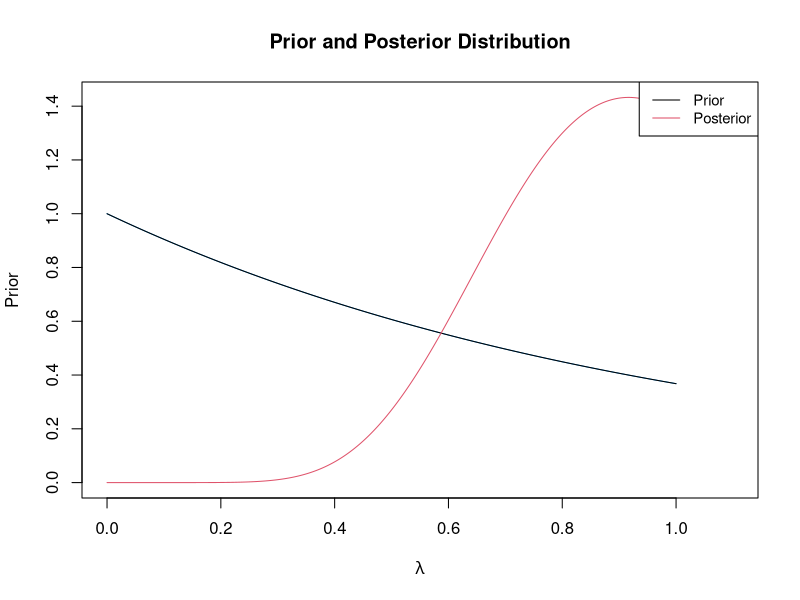
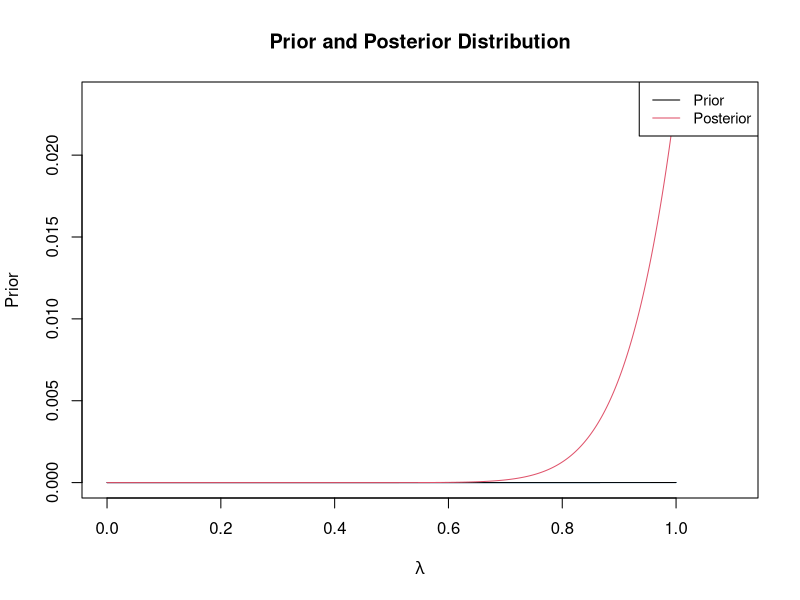

Write R code to recreate these figures, in order.
## ---- chunk 1
knitr::opts_chunk$set(echo = TRUE)
## ---- chunk 2
beta_binom <- function(Y, N, theta0, type, a = 1, b = 1, 
                       title = "Prior and Posterior Distribution")
{
  # beta_binom() - returns a list of posterior mean and variance values where 
  # the prior distribution follows Beta and the posterior is Binomial
  
  # Arguments:
  # Y = number of success for Binomial
  # N = number of trials for Binomial
  # a, b are size and rate parameters for prior Beta distribution 
  # theta0 = hypothesized value for unknown parameter
  # type = type of hypothesis test to be conducted (one-sided or two-sided)
  A <- Y + a
  B <- N - Y + b
  
  if (type == "left" | type == "right") { # one sided 
    # compute priors
    prior.h0 <- pbeta(theta0, a, b)
    prior.h1 <- 1 - prior.h0
    prior.odds <- prior.h1 / prior.h0
    
    # compute posterior probability for null, alternative, and odds
    posterior.h0 <- pbeta(theta0, A, B)
    posterior.h1 <- 1 - posterior.h0
    posterior.odds <- posterior.h1 / posterior.h0
    
    # Compute Bayes Factor for one-sided test
    bayes.factor <- posterior.odds / prior.odds
  } else if (type == "two sided") { # two sided
    # choose machine epsilon as epsilon 
    #epsilon = .Machine$double.eps
    epsilon = 0.000000003
    
    # compute priors
    prior.h0<-pbeta((theta0+epsilon),a,b)-pbeta((theta0-epsilon),a,b)
    prior.h1 <- 1 - prior.h0
    prior.odds <- prior.h1 / prior.h0
    
    # compute posteriors
    posterior.h0<-pbeta((theta0+epsilon),A, B) - pbeta((theta0-epsilon),A,B)
    posterior.h1 <- 1 - posterior.h0
    posterior.odds <- posterior.h1 / posterior.h0
    
    # compute two-sides Bayes Factor
    bayes.factor <- posterior.odds / prior.odds  
  }
  mylist <- list(prior.h0, posterior.h0, bayes.factor)
  return(mylist)
}
## ---- chunk 3
# uninformative prior
beta_binom(Y=20, N=30, theta0=0.5, type = "right", a = 1, b = 1)
# here we would reject H0 in favor of H1
## ---- chunk 4
# informative prior
beta_binom(Y=20, N=30, theta0=0.5, type="right", a = 2.98, b = 1.28)
# here we would reject H0 in favor of H1
## ---- chunk 5
# uninformative prior
beta_binom(Y=20, N=30, theta0=0.5, type = "two sided", a = 1, b = 1)
# here we should fail to reject H0
## ---- chunk 6
# informative prior
beta_binom(Y=20, N=30, theta0=0.5, type = "two sided", a = 2.98, b = 1.28)
## ---- chunk 7
pois_gamma <- function(Y, a = 1, b = 1, title = "Prior and Posterior Distribution")
{
  # pois_gamma() - returns a list of posterior mean and variance values where 
  # the prior distribution follows Beta and the posterior is Binomial
  
  # Arguments:
  # Y = observations of random variable
  # a  = shape parameter for Gamma distribution 
  # b = rate parameter for Gamma distribution 
  
  lambda <- seq(0,1,length=10000)    # values of theta following beta distribution
  
  # only plotting one prior 
  prior = dgamma(lambda, a, b)
  posterior = dgamma(lambda, Y + a, Y + b)
  
  # plot the actual priors  
  label = c("Prior", "Posterior")
  plot.new()
  plot(lambda,prior,
       type="l",
       col = 4,
       xlab=expression(lambda),
       ylab="Prior", 
       ylim = c(0, max(posterior)),
       xlim = c(0, 1.1)
  )
  lines(lambda,prior,col=1)
  lines(lambda, posterior, col = 2)
  title(main = title)
  legend("topright",label,col=c(1,2), lty=1, cex=.9)
  
  # compute posterior mean and posterior standard deviation
  posterior_mean <- (Y + a) / (b + 1)
  posterior_var <- a / b^2
  posterior_sd <- sqrt(posterior_var)
 
  # return posterior mean and variance 
  mylist <- list("posterior mean" = posterior_mean, "posterior standard deviation" = posterior_sd)
  return(mylist)
}
## ---- chunk 8
# uninformative prior
pois_gamma(Y = 11)
## ---- chunk 9
# informative prior 
pois_gamma(Y = 11, a = 15.81139, b = 3.152278)
## ---- chunk 10
#==============================================================================
# H0: lambda <= 10
# H1: lambda > 10
#==============================================================================
# Data
Y <- 11

# Define one prior
a  <- c(0.5, 1, 10)
b  <- c(0.5, 1, 2) 
lab <- c("a=b=0.5", "a=b=1", "a=10, b=2")

# posterior parameters
A <- a+Y
B <- b+1

# parameter
lambda <-10

# compute priors 
prior.h0 <- pgamma(lambda, shape = a, rate = b)
prior.h1 <- 1 - prior.h0
prior.odds <- prior.h1 / prior.h0

# compute posteriors
posterior.h0 <- pgamma(lambda,shape=A,rate=B) 
posterior.h1 <- 1-posterior.h0
posterior.odds <- posterior.h1 / posterior.h0

# compute Bayes Factor
bayes.factor <- posterior.odds / prior.odds

# output results
output <- cbind(H0.prior=prior.h0,H0.post=posterior.h0,BF10=bayes.factor)
output
## ---- chunk 11
#==============================================================================
# H0: lambda = 10
# H1: lambda =/= 10
#==============================================================================
# Data
Y <- 11

# priors
a <- c(0.5, 1, 10)
b <- c(0.5, 1, 2)
lab <- c("a=b=0.5", "a=b=1", "a=10, b=2")

# posteriors
A <- a+Y
B <- b+1

# parameters and perturbation
lambda <- 10
epsilon <- 0.000001

# compute priors
prior.h0 <- pgamma(lambda+epsilon,shape=a,rate=b) - pgamma(lambda-epsilon,shape=a,rate=b)
prior.h1 <- 1-prior.h0
prior.odds <- prior.h1 / prior.h0

# compute posteriors
posterior.h0 <- pgamma(lambda+epsilon,shape=A,rate=B) - pgamma(lambda-epsilon,shape=A,rate=B) 
posteriror.h1 <- 1-posterior.h0
posterior.odds <- posteriror.h1 / posterior.h0

# compute bayes factor
bayes.factor <- posterior.odds / prior.odds

# output results
output <- cbind(H0.prior=prior.h0,H0.post=posterior.h0,BF10=bayes.factor)
output
